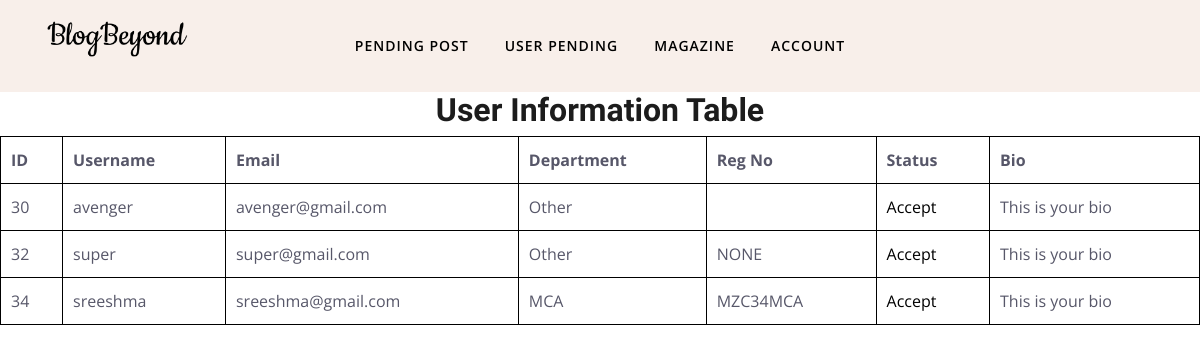
Page /user_pending on the committed database.
### register/models.py (models this page shows, shortened)
class Profile(models.Model):
    DEPARTMENT_CHOICES = [
        ('v1', 'Other'),
        ('v2', 'MCA'),
        ('v3', 'MBA'),
        ('v4', 'B-Tech'),
    ]
    id = models.AutoField(primary_key=True)
    username = models.CharField(max_length=150)
    email = models.EmailField()
    department = models.CharField(max_length=50, choices=DEPARTMENT_CHOICES)
    register_no = models.CharField(max_length=150,default="NONE")
    accepted = models.BooleanField(default=False)
    is_admin = models.BooleanField(default=False)
    bio = models.TextField(blank=True, null=True, default="This is your bio")
    profile_picture = models.ImageField(
        upload_to='profile_pictures/',
        default='profile_pictures/default.png',
        blank=True,
        null=True
    )

### super/views.py (the view)
# urls.py: path('user_pending',views.userpending,name="userpending"),
def userpending(request):
    profiles = Profile.objects.filter(accepted=False)
    return render(request,'user_pending.html',{'set':profiles})

### templates/user_pending.html (shortened to what this page needs)
{% load static %}
<!DOCTYPE html>
<html lang="en">
<head>
	<link rel="stylesheet" href={% static "plugins/bootstrap/css/bootstrap.min.css"  %}>
	<link rel="stylesheet" href={% static "plugins/themify/css/themify-icons.css" %}>
	<link rel="stylesheet" href={% static "plugins/slick-carousel/slick-theme.css" %}>
	<link rel="stylesheet" href={% static "plugins/slick-carousel/slick.css" %}>
	<link rel="stylesheet" href={% static "plugins/owl-carousel/owl.carousel.min.css"  %}>
	<link rel="stylesheet" href={% static "plugins/owl-carousel/owl.theme.default.min.css"  %}>
	<link rel="stylesheet" href={% static "plugins/magnific-popup/magnific-popup.css"  %}>
	<link rel="stylesheet" href={% static "css/style.css"  %}>
</head>
<body>
	<header class="header-top bg-grey justify-content-center">
		<div class="container">
			<div class="row align-items-center">
				<div class="col-lg-2 col-md-4 text-center d-none d-lg-block">
					<a class="navbar-brand " href={% url 'adminhome' %}>
						<img src={% static "images/blogbyond.png"  %} alt="" class="img-fluid">
					</a>
				</div>
				<div class="col-lg-8 col-md-12">
					<nav class="navbar navbar-expand-lg navigation-2 navigation">
						<div class="collapse navbar-collapse" id="navbar-collapse">
							<ul id="menu" class="menu navbar-nav mx-auto">
								<li class="nav-item"><a href={% url 'adminhome' %} class="nav-link">Pending Post</a></li>
								<li class="nav-item"><a href={% url 'userpending' %} class="nav-link">User Pending</a></li>
								<li class="nav-item"><a href={% url 'magazine' %} class="nav-link">Magazine</a></li>
								<li class="nav-item dropdown">
									<a class="nav-link dropdown-toggle" href="#" id="navbarDropdown3" role="button" data-toggle="dropdown"
										aria-haspopup="true" aria-expanded="false">
										Account
									</a>
								</li>
							</ul>
						</div>
					</nav>
				</div>
			</div>
		</div>
	</header>
    <h2>User Information Table</h2>
    <table>
        <thead>
            <tr>
                <th>ID</th>
                <th>Username</th>
                <th>Email</th>
                <th>Department</th>
                <th>Reg No</th>
                <th>Status</th>
                <th>Bio</th>
            </tr>
        </thead>
        <tbody>
            {% for i in set %}
            <tr>
                <td>{{ i.id }}</td>
                <td>{{ i.username }}</td>
                <td>{{ i.email }}</td>
                <td>{{ i.get_department_display }}</td>
                <td>{{ i.register_no }}</td>
                <td><a href={% url 'acceptuser' i.id %}>Accept</a></td>
                <td>{{ i.bio }}</td>
            </tr>
            {% endfor %}
        </tbody>
    </table>
</body>
</html>

### static/css/style.css (style rules this page uses)
body, p { font-family: "Open Sans", sans-serif; line-height: 26px; font-size: 16px; text-rendering: optimizeLegibility; color: #666; font-weight: 400; }
html { overflow-x: hidden; width: 100%; height: 100%; }
h1, .h1, h2, .h2, h3, .h3, h4, .h4, h5, .h5, h6, .h6 { color: #1c1c1c; font-weight: 600; font-family: "Unna", serif; }
h2, .h2 { font-size: 32px; line-height: 36px; font-weight: 700; }
body { background: #fff; color: #575769; }
html, body { height: 100%; }
a { transition: all 0.3s ease-in-out; color: #000; }
a:link, a:visited { text-decoration: none; }
.bg-grey { background: #f8efea; }
.navigation .menu { padding: 0px; }
.navigation .menu li { text-align: left; padding: 0px 10px; }
.navigation .menu li a { color: #000; display: inline-block; line-height: 26px; letter-spacing: 1px; }
.navigation .menu .dropdown-toggle::after { display: none; }
.navigation .menu .dropdown { position: relative; }
.dropdown-toggle::after { display: none; }
.navbar-nav .nav-link { transition: all 500ms ease; -moz-transition: all 500ms ease; -webkit-transition: all 500ms ease; -ms-transition: all 500ms ease; -o-transition: all 500ms ease; font-family: "Open Sans", sans-serif; text-transform: uppercase; font-size: 14px; font-weight: 600; padding: 25px 0px; }
.header-top { position: relative !important; }
.navigation-2.navigation .nav-link { padding: 25px 8px; }

### templates/user_pending.html (style rules this page uses)
table { width: 100%; border-collapse: collapse; padding: 10px; }
table, th, td { border: 1px solid black; }
th, td { padding: 10px; text-align: left; }
h2 { text-align:center; }

### rows in the picture
Profile: id "30", username "avenger", email "avenger@gmail.com", department "Other", bio "This is your bio"
Profile: id "32", username "super", email "super@gmail.com", department "Other", register_no "NONE", bio "This is your bio"
Profile: id "34", username "sreeshma", email "sreeshma@gmail.com", department "MCA", register_no "MZC34MCA", bio "This is your bio"
